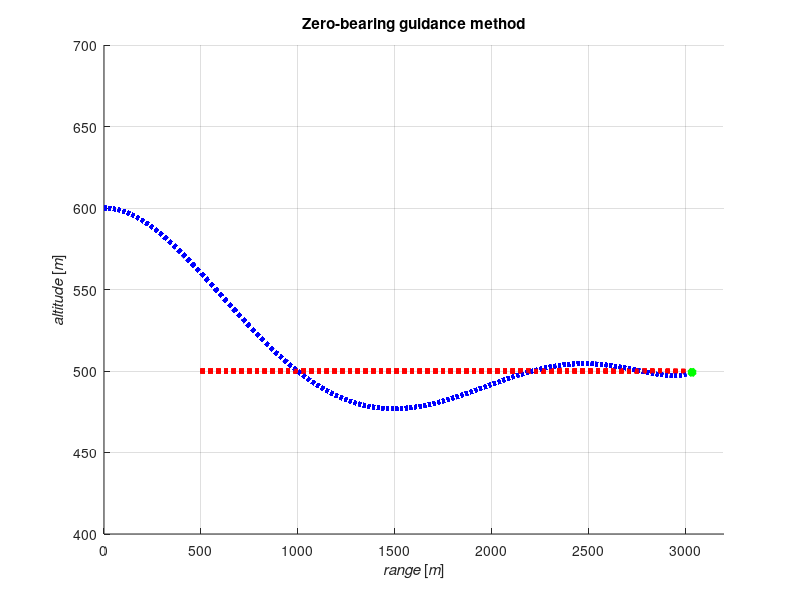

This figure's MATLAB source:
%==========================================================================
% Tutorial Guidance (Steering behaviors)
% Topic : Zero-bearing guidance method
% Author: M.Trifonov 
% Email: trifonov.m@yahoo.com
% Date(dd-mm-yyyy): 15-08-2020
%==========================================================================
clc;clear;close all;
% Case study, input data
m = 350; %[kg]
S = 0.3; %[m^2]
V = 600; %[m/s]
Vc = 500; %[m/s]
theta_c = deg2rad(0); %[grad]->[rad]
P = 5250; %[N]
Cya = 4; %[1/rad]
rho = 1.225; %[kg/m^3]
g = 9.81; %[m/s^2]
% Initial data
theta(1) = deg2rad(0); %[grad]->[rad]
% Vehicle#1
X(1) = 0; Y(1) = 600; %[m]
% Vehicle#2
Xc(1) = 500; Yc(1) = 500; %[m]
% Initial distance
r(1) = sqrt((X(1)-Xc(1))^2 + (Y(1)-Yc(1))^2); %[m]
% Initial sight angle
phi(1) = atan((Y(1)-Yc(1))/(X(1)-Xc(1))); %[rad]
% Angle of attack
alpha(1) = phi(1) - theta(1);
% Input data for simulation
tk = 100; dt = 0.01;  %[s]
N = tk/dt; % number of iterations
% Plotting#1
figure(1);hold on
xlabel('\itrange \rm[\itm\rm]');ylabel('\italtitude \rm[\itm\rm]');
title('Zero-bearing guidance method');
% Integration ofequations using Euler's method
for i = 2:N
    % distance
    r(i) = r(i-1) + dt*(Vc*cos(phi(i-1)-theta_c)-V*cos(phi(i-1)-theta(i-1)));
    % sight angle
    phi(i) = phi(i-1) + dt*((-Vc*sin(phi(i-1)-theta_c) + V*sin(phi(i-1)-theta(i-1)))/r(i));
    % positions
    X(i) = X(i-1) + dt*(V*cos(theta(i-1)));
    Y(i) = Y(i-1) + dt*(V*sin(theta(i-1)));
    Xc(i) = Xc(i-1) + dt*(Vc*cos(theta_c));
    Yc(i) = Yc(i-1) + dt*(Vc*sin(theta_c));
    % climb angle
    theta(i) = theta(i-1) + dt*((P*sin(alpha(i-1)) + Cya*alpha(i-1)*S*0.5*rho*V^2 - m*g*cos(theta(i-1)))/(m*V));   
    % angle of attack
    alpha(i) = phi(i-1) - theta(i-1);
    % g-force, lateral load
    Ny(i) = ((V*theta(i-1))/g) + cos(theta(i-1));
    % conditional breakpoint
    D = sqrt((X(i)-Xc(i))^2 + (Y(i)-Yc(i))^2);
    if D < 1 %[m]
        break;
    end
    
    % Plotting#2    
    drawnow
    axis([0 3200 400 700])
    plot(X,Y,':b','Linewidth',3),grid on,hold on;
    plot(Xc,Yc,':r','Linewidth',3),grid on,hold on;

end
% figure(1);
% plot(X,Y,':b','Linewidth',3),grid on,hold on;
% plot(Xc,Yc,':r','Linewidth',3),grid on,hold on;
plot(X(end),Y(end),'*g','Linewidth',3),grid on,hold on;

